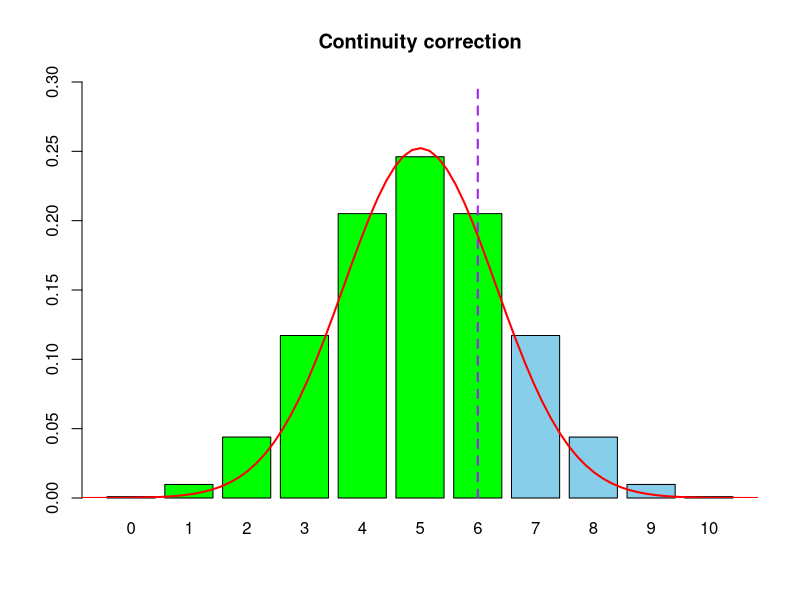
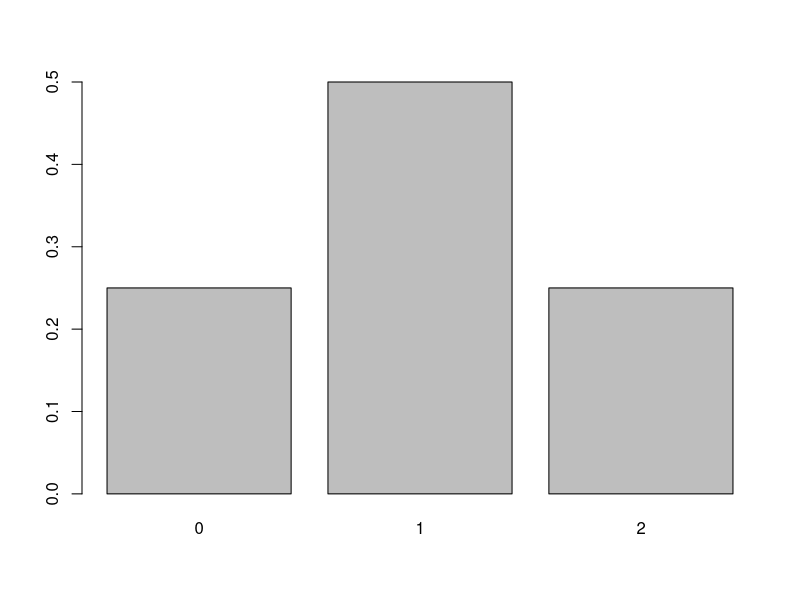

Here is the R script that generated these plots, in order:
# Using the R functions
lambda <- 0.61
dpois(0:4, lambda)


# Continuity correction
p <- 0.5
bins <- 0:10

d <- dbinom(bins, 10, p)

myCols <- c(rep('green', 7), rep('skyblue', 4))
t <- barplot(d, names.arg = bins, main = 'Continuity correction',
             ylim = c(0, 0.3), col = myCols)

mu <- 10 * p
sigma <- sqrt(mu * (1 - p))

curve(dnorm(x, mu + 1.7, sigma),
      -3, 15, add = TRUE, col = 'red', lwd = 2)
abline(v = 7.9, col = 'purple', lwd = 2, lty = 2)

pbinom(6, 10, p)
pnorm(6 + 0.5, mu, sigma)

pbinom(5, 10, p)
pnorm(6 - 0.5, mu, sigma)
pnorm(5 + 0.5, mu, sigma)


# Examples of normal approximation to binomial
#
# Z = (X - mu) / sigma

n <- c(5, 10, 100)
x <- floor(n * 0.6)
p <- 0.5

mu <- n * p
sigma <- sqrt(mu * (1 - p))

pb <- 1 - pbinom(x, n, p)
pnUC <- 1 - pnorm(x, mu, sigma)
pnCorr <- 1 - pnorm(x + 0.5, mu, sigma)

pb <- round(pb, 4)
pnUC <- round(pnUC, 4)
pnCorr <- round(pnCorr, 4)

df <- cbind(n = n, x = x, pb = pb,
            pnUC = pnUC, pnCorr = pnCorr)
View(df)


# Using R stats functions
# Simulate a pair of coins
d <- dbinom(0:2, 2, 0.5)
barplot(d, names.arg = 0:2)
